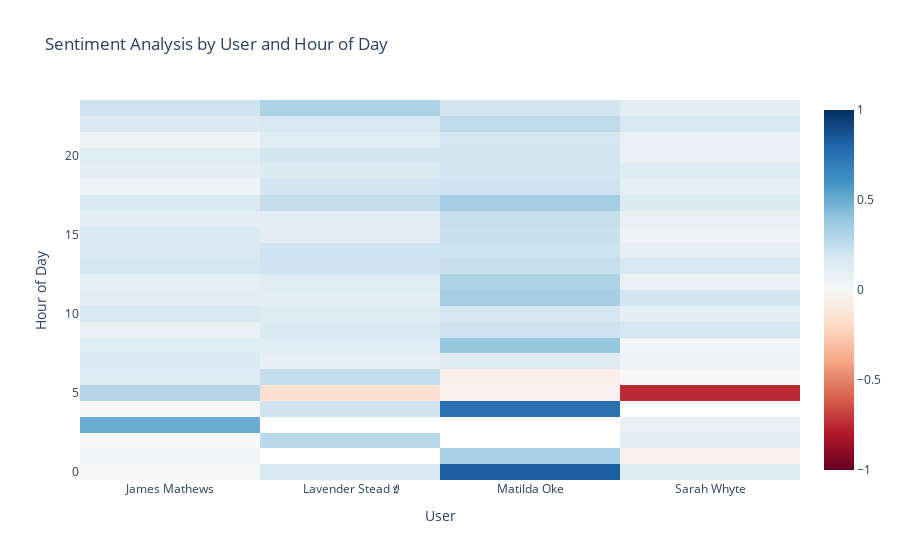

The code cell stored with this chart in its notebook:
### Code cell
import plotly.graph_objects as go
import numpy as np

# Create a pivot table for sentiment analysis
pivot_table = chat_data.pivot_table(values='polarity', index='hour', columns='user', aggfunc=np.mean)

# Create the heatmap
fig = go.Figure(data=go.Heatmap(
    z=pivot_table.values,
    x=pivot_table.columns,
    y=pivot_table.index,
    colorscale='RdBu',
    zmin=-1,
    zmax=1
))

# Update the layout
fig.update_layout(
    title='Sentiment Analysis by User and Hour of Day',
    xaxis_title='User',
    yaxis_title='Hour of Day',
    plot_bgcolor='white',
    paper_bgcolor='white'
)

# Show the plot
fig.show()

### Figure 1 — Plotly figure (JSON) as saved in the notebook; plotly's stock layout.template omitted (floating-point values rounded to 4 significant figures)
{"data": [{"colorscale": [[0, "rgb(103,0,31)"], [0.1, "rgb(178,24,43)"], [0.2, "rgb(214,96,77)"], [0.3, "rgb(244,165,130)"], [0.4, "rgb(253,219,199)"], [0.5, "rgb(247,247,247)"], [0.6, "rgb(209,229,240)"], [0.7, "rgb(146,197,222)"], [0.8, "rgb(67,147,195)"], [0.9, "rgb(33,102,172)"], [1, "rgb(5,48,97)"]], "type": "heatmap", "x": ["James Mathews", "Lavender Stead ☝️", "Matilda Oke", "Sarah Whyte"], "y": [0, 1, 2, 3, 4, 5, 6, 7, 8, 9, 10, 11, 12, 13, 14, 15, 16, 17, 18, 19, 20, 21, 22, 23], "z": [[0, 0.1667, 0.8281, 0.1332], [0.02, null, 0.3333, -0.04531], [0, 0.2778, null, 0.1043], [0.5, null, null, 0.07354], [0, 0.2072, 0.75, null], [0.2909, -0.1615, -0.04062, -0.75], [0.1346, 0.2437, -0.0627, 0], [0.1531, 0.09044, 0.129, 0.04433], [0.125, 0.1191, 0.3901, 0.01797], [0.07576, 0.1538, 0.2111, 0.1812], [0.1615, 0.1282, 0.1742, 0.09847], [0.1066, 0.1054, 0.3371, 0.1883], [0.09415, 0.1262, 0.3218, 0.06738], [0.1779, 0.2099, 0.233, 0.1657], [0.1573, 0.2138, 0.2116, 0.09377], [0.1456, 0.1073, 0.2256, 0.04307], [0.09649, 0.106, 0.2384, 0.08086], [0.1524, 0.2417, 0.3448, 0.141], [0.04666, 0.1953, 0.2101, 0.09035], [0.1024, 0.1446, 0.1958, 0.1327], [0.1205, 0.1823, 0.1908, 0.08108], [0.04453, 0.1244, 0.1807, 0.07414], [0.1517, 0.1617, 0.2596, 0.1708], [0.2051, 0.3197, 0.1968, 0.1046]], "zmax": 1, "zmin": -1}], "layout": {"paper_bgcolor": "white", "plot_bgcolor": "white", "title": {"text": "Sentiment Analysis by User and Hour of Day"}, "xaxis": {"title": {"text": "User"}}, "yaxis": {"title": {"text": "Hour of Day"}}}}
